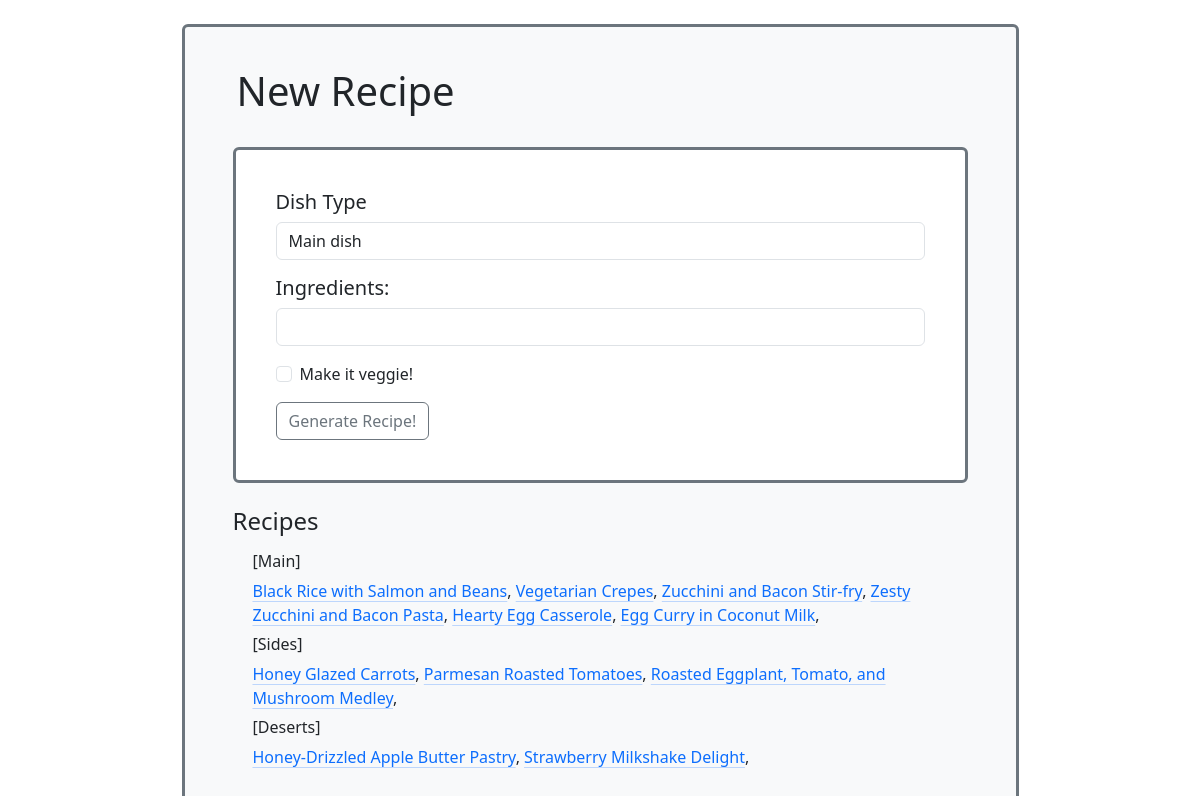
Before: / with the older database file.
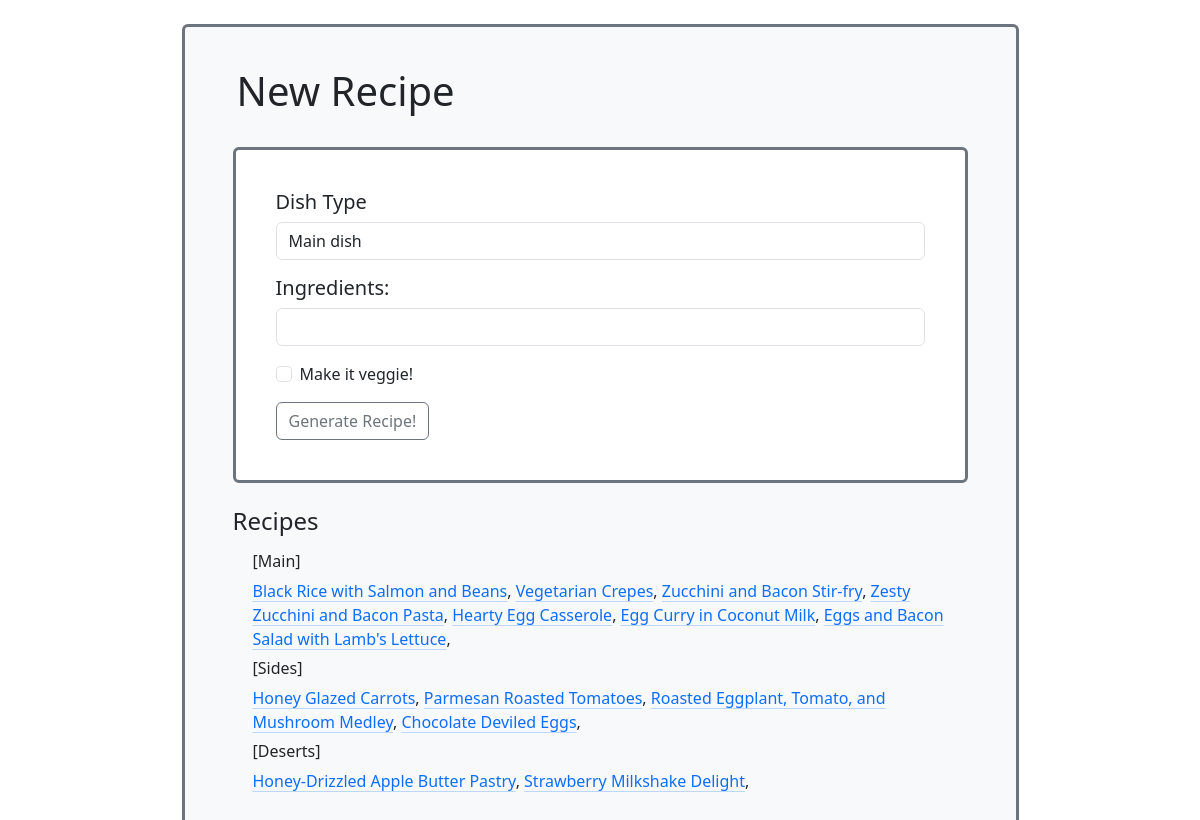
After: the same page with the newer database file.
### app/models.py (models this page shows, shortened)
class Recipe(db.Model):
    id = db.Column(db.Integer, primary_key=True)
    title = db.Column(db.String(64), index=True)
    image_id = db.Column(db.String(64))
    vegetarian = db.Column(db.Boolean())
    dish_type = db.Column(db.String(64))
    timestamp = db.Column(db.DateTime, index=True, default=datetime.utcnow)
    ingredients = db.relationship('Ingredients', backref='recipe', lazy='dynamic')
    instructions = db.relationship('Instructions', backref='recipe', lazy='dynamic')

### app/routes.py (the view, shortened to what this page needs)
@app.route('/',methods=['GET', 'POST'])
def index():
    form = RecipeForm()
    recipes = Recipe.query.all()
    return render_template('submit.html', title='Recipe Bot', form=form, recipes = recipes)

### app/forms.py
class RecipeForm(FlaskForm):
    dish_type = SelectField('Dish Type', choices=[('main dish', 'Main dish'), ('side dish', 'Side dish'), ('desert', 'Desert')],validators=[DataRequired()])
    ingredients = StringField('Ingredients', validators=[DataRequired()])
    recipe_type = BooleanField('Make it veggie!')
    submit = SubmitField('Generate Recipe!')

### app/templates/submit.html (shortened to what this page needs)
{% extends "base.html" %}
{% import 'bootstrap/wtf.html' as wtf %}
{% block app_content %}
<div class="content rounded bg-light text-dark p-4 border border-3 border-secondary w-75 ">
    <div class="row m-3">
        <h1>New Recipe</h1>
    </div>
    <div class="d-flex align-items-center justify-content-center m-4">
        <div class="row rounded bg-white text-dark border border-3 border-secondary w-100">
            <div class = "col p-4">
                <form action="" method="post" novalidate>
                    <div class="form-group m-3">
                        <h5>{{ form.dish_type.label }}</h5>
                        {{ form.dish_type(class="form-control") }}
                    </div>
                    <div class="form-group m-3">
                        <h5>{{ form.ingredients.label }}:</h5>
                        {{ form.ingredients(class="form-control") }}
                    </div>
                    <div class="form-check m-3">
                        {{ form.recipe_type(class="form-check-input") }}
                        {{ form.recipe_type.label }}
                    </div>
                    <div class="m-3">
                    {{ form.submit(class="btn btn-outline-secondary") }}
                    </div>
                </form>
            </div>
        </div>
    </div>
    <div class="m-4">
        <div class="row">
            <h4>Recipes</h4>
        </div>
    <div class="row m-2">
        <div class="col">
            <h6>[Main]</h6>
            {% for recipe in recipes %}
                {% if recipe.dish_type == 'main dish' %}
                    <a href="{{ url_for('recipe', id=recipe.id) }}" class="link-primary link-offset-2 link-underline-opacity-25 link-underline-opacity-100-hover">{{recipe.title}}</a>,
                {% endif %}
            {% endfor %}
        </div>
    </div>
    <div class="row m-2">
        <div class="col">
            <h6>[Sides]</h6>
            {% for recipe in recipes %}
                {% if recipe.dish_type == 'side dish' %}
                    <a href="{{ url_for('recipe', id=recipe.id) }}" class="link-primary link-offset-2 link-underline-opacity-25 link-underline-opacity-100-hover">{{recipe.title}}</a>,
                {% endif %}
            {% endfor %}
        </div>
    </div>
    <div class="row m-2">
        <div class="col">
            <h6>[Deserts]</h6>
            {% for recipe in recipes %}
                {% if recipe.dish_type == 'desert' %}
                    <a href="{{ url_for('recipe', id=recipe.id) }}" class="link-primary link-offset-2 link-underline-opacity-25 link-underline-opacity-100-hover">{{recipe.title}}</a>,
                {% endif %}
            {% endfor %}
        </div>
    </div>
    </div>
</div>
{% endblock %}

### app/templates/base.html (shortened to what this page needs)
<!doctype html>
<html>
  <head>
    {% block head %}
    <link href="https://cdn.jsdelivr.net/npm/bootstrap@5.3.1/dist/css/bootstrap.min.css" rel="stylesheet">
    {% endblock %}
  </head>
  <body>
        <div class="container py-4 d-flex align-items-center justify-content-center">
            {% block content %}
            {% block app_content %}{% endblock %}
        {% endblock %}
        </div>
    </body>
</html>

Changed rows visible on the page:
added Recipe: title "Eggs and Bacon Salad with Lamb's Lettuce", shown under "[Main]"
added Recipe: title "Chocolate Deviled Eggs", shown under "[Sides]"
